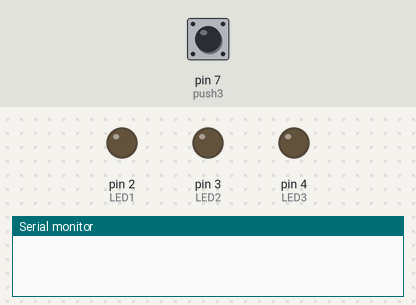
A sketch run on a simulated Arduino Uno, built with avr-gcc and run on an emulated ATmega328P. On the bench: output pins drawn as LEDs (lit = HIGH), the last lines printed to the serial monitor. Dashed ring = blinking. The test bench sets the inputs (shaded band); at power-on: pin 7 (push3) LOW.

Above: at 1.2 s.
1.3 s: pin 7 (push3) pulled HIGH for 3.2 s
At 2.7 s:
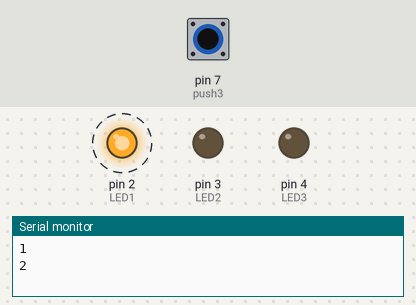
Timing chart, 0 to 5.8 s (numbered marks = the images above; inputs shaded):
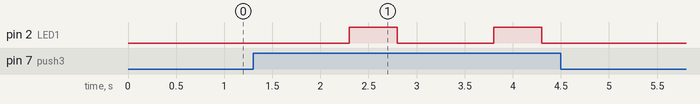

Measured:
- after the input at 1.3 s, pin 2 (LED1): alternates HIGH for 0.50 s and LOW for 1.0 s, 4 changes in all, then stays LOW, starting after 1.0 s

The sketch:

Presiona_2_veces_Prende_Led.ino
```cpp
const int push1 = 5;
const int push2 = 6;
const int push3 = 7;
const int LED1 = 2;
const int LED2 = 3;
const int LED3 = 4;
int counter = 0;


void setup() {
  pinMode(push1, INPUT);
  pinMode(push2, INPUT);
  pinMode(push3, INPUT);
  pinMode(LED1, OUTPUT);
  pinMode(LED2, OUTPUT);
  pinMode(LED3, OUTPUT);
  Serial.begin(9600);
}

void loop() {
  //Se mostrara las veces que se ha presionado el boton
  if (digitalRead(push3) == HIGH) {
    counter++;
    Serial.println(counter);
    delay(500);
  }
  if (counter >= 2) {
    digitalWrite(LED1, HIGH);
    delay(500);
    digitalWrite(LED1, LOW);
    counter=0;
    Serial.println("Prendio el led");
  }
}
```
